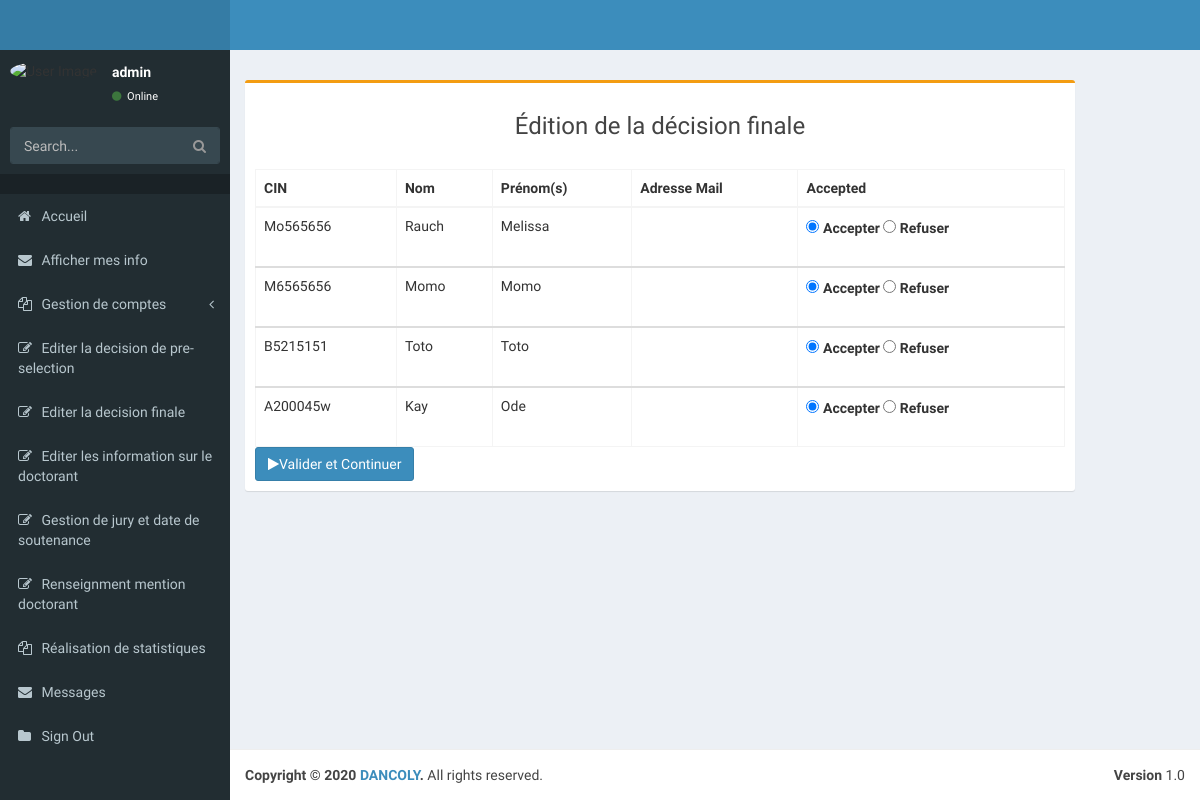
Page /selectFinal/ (signed in) on the committed database.
### pages/models.py (models this page shows, shortened)
class Candidat(models.Model):
    individu = models.OneToOneField(Individu, on_delete = models.CASCADE)
    fonction = models.CharField(max_length = 60, default="")
    entreprise = models.CharField(max_length = 60)
    diplome = models.ManyToManyField(Diplome)
    preselection = models.BooleanField(default = False)
    selection = models.BooleanField(default = False)

class Individu(models.Model):
    user = models.OneToOneField(User, on_delete = models.CASCADE)
    cin = models.CharField(max_length = 8, unique = True, default = "")
    nom = models.CharField(max_length = 50, default="")
    prenoms = models.CharField(max_length = 50, default="")
    photo = models.ImageField(default = "default.jpg", upload_to = 'individu_pics')
    tel = models.CharField(max_length = 15, default="")
    addr = models.CharField(max_length = 60, default="")
    ville_residence = models.CharField(max_length = 250, default="")
    pays = models.CharField(max_length = 30, default = "Maroc")
    genre = models.CharField(max_length = 15, default = "Masculin")
    etat_civil = models.CharField(max_length = 15, default = "Célibataire")
    date_nais = models.DateField()
    status_choices = (
        ('professeur', 'professeur'),
        ('candidat', 'candidat'),
        ('doctorant', 'doctorant'),
    )
    my_status = models.CharField(max_length = 15, choices = status_choices, default = "candidat")
    desactiver = models.BooleanField(default = False)

### pages/views.py (the view)
# urls.py: re_path(r'selectFinal/$', views.selectFinalView,name="selectFinal"),
@login_required()
@user_passes_test(lambda u: u.is_superuser)
def selectFinalView(request):
    if request.method == 'POST':
        list_ind= Candidat.objects.filter(preselection = True)
        for candidat in list_ind:
            key = 'inpt_'+candidat.individu.cin
            var_inpt =  request.POST[key]
            if  var_inpt =='accepted':
                candidat.selection = True
                candidat.save()
                var_indiv = candidat.individu
                var_indiv.my_status = 'doctorant'
                var_indiv.save()
            else :
                candidat.selection = False
                candidat.save()
        return redirect('pages:addInfoDoc')
    else:
        list_individus= Candidat.objects.filter(preselection = True); #remember to check how to paginate
        return render(request, 'pages/selectFinal.html', { 'list_individus': list_individus })

### pages/templates/pages/selectFinal.html (shortened to what this page needs)
{% extends "pages/base.html" %}
{% block content %}
  <form class="" action="" method="post">
    <div class="box box-warning" >
      <div class="box-header box-with-boder ">
          <h3 class="heading" align = "center">Édition de la décision finale</h3>
      </div>
        <div class="box-body">
                <table class="table table-bordered">
                  <thead>
                    <tr>
                      <th>CIN</th>
                      <th>Nom</th>
                      <th>Prénom(s)</th>
                      <th>Adresse Mail</th>
                      <th>Accepted</th>
                    </tr>
                  </thead>
                  {% for candidat in list_individus %}
                  <tbody>
                    <tr>
                      <td>{{ candidat.individu.cin }}</td>
                      <td>{{ candidat.individu.nom }}</td>
                      <td>{{candidat.individu.prenoms }}</td>
                      <td>{{ candidat.individu.email }}</td>
                      <td>
                      <div class="form-group">
                        <label>
                          <input type="radio" class="flat-red" name="inpt_{{candidat.individu.cin}}"  value="accepted"    {% if candidat.selection == True %}  checked = "checked" {% endif %}  />
                           Accepter
                        </label>
                        <label>
                          <input type="radio" class="flat-red" name="inpt_{{candidat.individu.cin}}"  value="rejecter"  {% if candidat.selection == False %}  checked = "checked" {% endif %}/>
                              Refuser
                        </label>
                        </div>
                      </td>
                    </tr>
                  </tbody>
                  {% endfor %}
                </table>
                <button type="submit" class="btn btn-primary" >  <span class="fa fa-play"> </span>Valider et Continuer</button>
        </div>
      </div>
  </form>
{% endblock %}

### pages/templates/pages/base.html (shortened to what this page needs)
{%  load static %}
<!DOCTYPE html>
<html>
  <head>
    <link href="{% static 'pages/css/bootstrap.min.css'%}" rel="stylesheet" type="text/css" />
    <link href="https://maxcdn.bootstrapcdn.com/font-awesome/4.3.0/css/font-awesome.min.css" rel="stylesheet" type="text/css" />
    <link href="http://code.ionicframework.com/ionicons/2.0.0/css/ionicons.min.css" rel="stylesheet" type="text/css" />
    <link href="{% static 'pages/css2/AdminLTE.min.css'%}" rel="stylesheet" type="text/css" />
    <link href="{% static 'pages/css2/skins/_all-skins.min.css'%}" rel="stylesheet" type="text/css" />
    <link href="{% static 'pages/plugins/iCheck/flat/blue.css'%}" rel="stylesheet" type="text/css" />
    <link href="{% static 'pages/plugins/morris/morris.css'%}" rel="stylesheet" type="text/css" />
    <link href="{% static 'pages/plugins/jvectormap/jquery-jvectormap-1.2.2.css'%}" rel="stylesheet" type="text/css" />
    <link href="{% static 'pages/plugins/datepicker/datepicker3.css'%}" rel="stylesheet" type="text/css" />
    <link href="{% static 'pages/plugins/daterangepicker/daterangepicker-bs3.css'%}" rel="stylesheet" type="text/css" />
    <link href="{% static 'pages/plugins/bootstrap-wysihtml5/bootstrap3-wysihtml5.min.css'%}" rel="stylesheet" type="text/css" />
  </head>
  <body class="skin-blue">
    <div class="wrapper">
      <header class="main-header">
        <a href="index2.html" class="logo"><b></b></a>
        <nav class="navbar navbar-static-top" role="navigation">
        </nav>
      </header>
      <aside class="main-sidebar">
        <section class="sidebar">
          <div class="user-panel">
            <div class="pull-left image">
              <img src="{{request.user.individu.photo.url}}" class="img-circle" alt="User Image" />
            </div>
            <div class="pull-left info">
              <p>{{request.user.username}}</p>
              <a href="#"><i class="fa fa-circle text-success"></i> Online</a>
            </div>
          </div>
          <form action="#" method="get" class="sidebar-form">
            <div class="input-group">
              <input type="text" name="q" class="form-control" placeholder="Search..."/>
              <span class="input-group-btn">
                <button type='submit' name='search' id='search-btn' class="btn btn-flat"><i class="fa fa-search"></i></button>
              </span>
            </div>
          </form>
          <ul class="sidebar-menu">
            <li class="header"></li>
            <li class="treeview">
              <a href="{% url 'pages:home' %}">
                <i class="fa fa-home"></i>
                <span>Accueil</span>
              </a>
            </li>
            <li class="treeview">
              <a href="#">
                <i class="fa fa-envelope"></i>
                <span>Afficher mes info</span>
              </a>
            </li>
            <li class="treeview">
              {% if user.is_superuser %}
              <a href="#">
                <i class="fa fa-files-o"></i>
                <span>Gestion de comptes</span>
                <i class="fa fa-angle-left pull-right"></i>
              </a>
              {% endif %}
            </li>
            <li class="treeview">
                  {% if user.is_superuser %}
                  <a href="{% url 'pages:selectCand' %}">
                    <i class="fa fa-edit"></i> <span>Editer la decision de pre-selection</span>
                  </a>
                  {% endif %}
                </li>
                <li class="treeview">
                  {% if user.is_superuser %}
                  <a href="{% url 'pages:selectFinal' %}">
                    <i class="fa fa-edit"></i> <span>Editer la decision finale</span>
                  </a>
                  {% elif user.individu.my_status == 'professeur' %}
                  <a href="{% url 'pages:mesInfo' %}">
                    <i class="fa fa-edit"></i> <span>La liste de mes Doctorants</span>
                  </a>
                  {% endif %}
                </li>
                {% if user.is_superuser %}
                <li class="treeview">
                  <a href="{% url 'pages:addInfoDoc' %}">
                    <i class="fa fa-edit"></i> <span>Editer les information sur le doctorant</span>
                  </a>
                </li>
                  <li class="treeview">
                  <a href="{% url 'pages:soutDate' %}">
                    <i class="fa fa-edit"></i> <span>Gestion de jury et date de soutenance</span>
                  </a>
                </li>
                <li class="treeview">
                  <a href="{% url 'pages:mentionDoc' %}">
                    <i class="fa fa-edit"></i> <span>Renseignment mention doctorant</span>
                  </a>
                </li>
                <li class = "treeview">
                <a href="#">
                  <i class="fa fa-files-o"></i>
                  <span>Réalisation de statistiques</span>
                </a>
              </li>
                {% endif %}
                <li>
                  <a href="{% url 'pages:mesMsg' %}">
                    <i class="fa fa-envelope"></i> <span>Messages</span>
                  </a>
                </li>
                <li class="treeview">
                  <a href="{% url 'pages:logout' %}">
                    <i class="fa fa-folder"></i> <span>Sign Out</span>
                  </a>
                </li>
              </ul>
        </section>
      </aside>
      <div class="content-wrapper">
        <section class="content-header">
        </section>
        <section class="content">
            {% block content %}
            {% endblock content %}
        </section>
      </div>
      <footer class="main-footer">
        <div class="pull-right hidden-xs">
          <b>Version</b> 1.0
        </div>
        <strong>Copyright &copy; 2020 <a href="http://almsaeedstudio.com">DANCOLY</a>.</strong> All rights reserved.
      </footer>
    </div>
  </body>
</html>

### pages/templates/pages/base.html (style rules this page uses)
.content { float: right; width: 90%; height: 80%; overflow: hidden; position: absolute; overflow-y: scroll; overflow-x: hidden; }
@media screen and (min-width: 900px) { .content { width: calc(100% - 340px); } }

### rows in the picture
Candidat: individu.cin "Mo565656", individu.nom "Rauch", individu.prenoms "Melissa", selection "☑ Accepter", selection "☐ Refuser"
Candidat: individu.cin "M6565656", individu.nom "Momo", individu.prenoms "Momo", selection "☑ Accepter", selection "☐ Refuser"
Candidat: individu.cin "B5215151", individu.nom "Toto", individu.prenoms "Toto", selection "☑ Accepter", selection "☐ Refuser"
Candidat: individu.cin "A200045w", individu.nom "Kay", individu.prenoms "Ode", selection "☑ Accepter", selection "☐ Refuser"

### other values in the picture
{{ request.user.username }} "admin"
